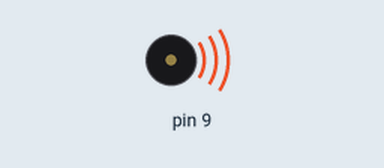
This sketch was run on a simulated Arduino Uno, built with avr-gcc and run on an emulated ATmega328P. Shown: buzzer (waves = sounding).

Above: at 0.2 s.
At 10.62 s:
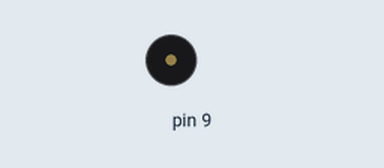
Timing chart, 0 to 11.0 s (numbered marks = the images above):
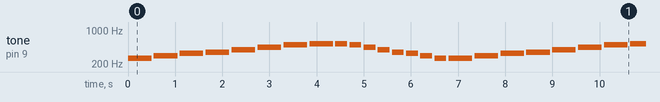

The sketch:

funkytown.ino
```cpp
// Define the notes of the song as constants
const int C4n = 262;
const int D4n = 294;
const int E4n = 330;
const int F4n = 349;
const int G4n = 392;
const int A4n = 440;
const int B4n = 494;
const int C5n = 523;
const int D5n = 587;
const int E5n = 659;
const int F5n = 698;
const int G5n = 784;
const int A5n = 880;
const int B5n = 988;

void setup() {
  // Set the pin that the speaker is connected to as an output
  pinMode(9, OUTPUT);
}

void loop() {
  // Play the intro of the song
  playNote(C4n, 500);
  playNote(D4n, 500);
  playNote(E4n, 500);
  playNote(F4n, 500);
  playNote(G4n, 500);
  playNote(A4n, 500);
  playNote(B4n, 500);
  playNote(C5n, 500);

  // Play the verse of the song
  playNote(C5n, 250);
  playNote(B4n, 250);
  playNote(A4n, 250);
  playNote(G4n, 250);
  playNote(F4n, 250);
  playNote(E4n, 250);
  playNote(D4n, 250);
  playNote(C4n, 250);

  // Play the chorus of the song
  playNote(C4n, 500);
  playNote(D4n, 500);
  playNote(E4n, 500);
  playNote(F4n, 500);
  playNote(G4n, 500);
  playNote(A4n, 500);
  playNote(B4n, 500);
  playNote(C5n, 500);

  // Play the verse of the song
  playNote(C5n, 250);
  playNote(B4n, 250);
  playNote(A4n, 250);
  playNote(G4n, 250);
  playNote(F4n, 250);
  playNote(E4n, 250);
  playNote(D4n, 250);
  playNote(C4n, 250);

  // Play the chorus of the song
  playNote(C4n, 500);
  playNote(D4n, 500);
  playNote(E4n, 500);
  playNote(F4n, 500);
  playNote(G4n, 500);
  playNote(A4n, 500);
  playNote(B4n, 500);
  playNote(C5n, 500);
}

// Function to play a single note for a given duration
void playNote(int note, int duration) {
  tone(9, note, duration);
  delay(duration);
  noTone(9);
  delay(50);
}
```

Measured:
- by itself, tone on pin 9: plays 262 Hz for 0.50 s, 294 Hz for 0.50 s, 330 Hz for 0.50 s, 349 Hz for 0.50 s, 392 Hz for 0.50 s, 440 Hz for 0.50 s … (288 notes in this stretch)
